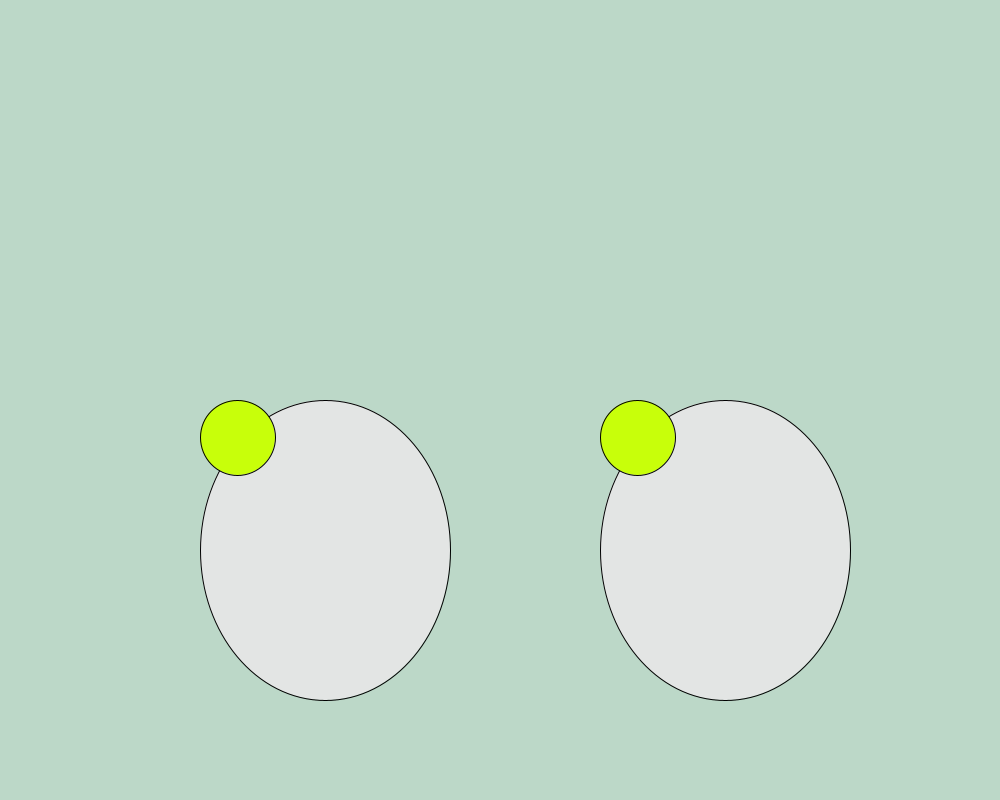
Frame 1 (no input)
Frame 60 (the mouse pressed at the canvas centre just before this capture): identical to frame 1, image omitted
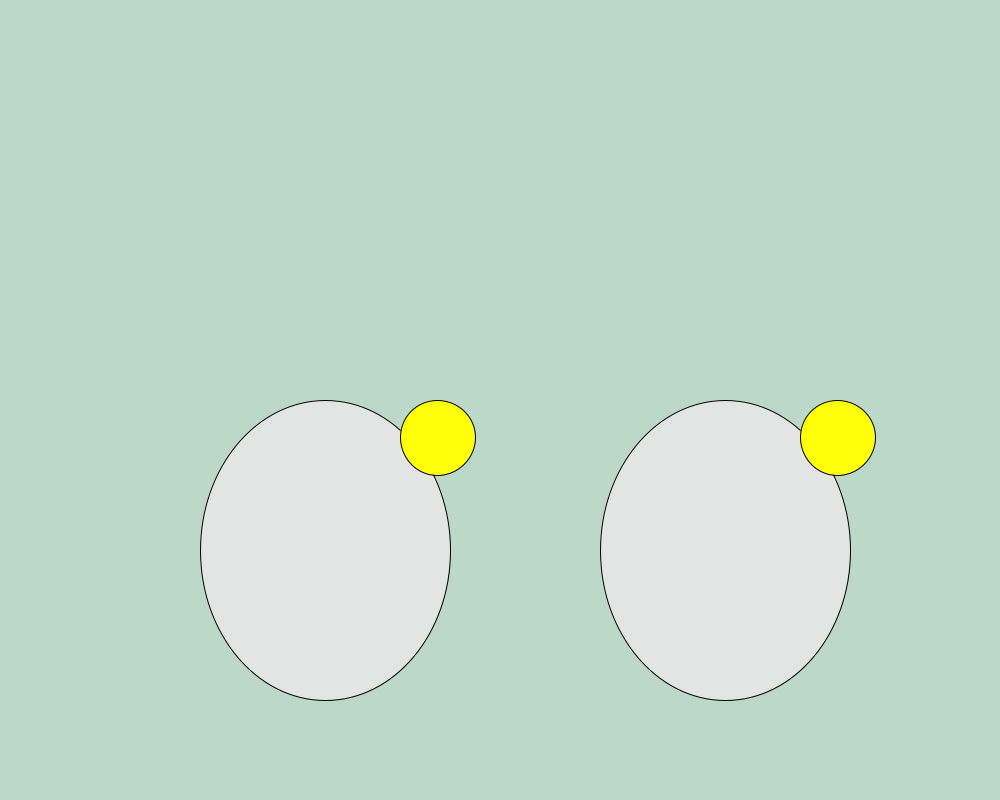
Frame 120 (the mouse held since frame 60 and released just before this capture)

The Processing sketch that drew these frames (run headless with seeded random() and noise(); from frame 60 on, the mouse is pressed at the canvas centre):

// Processing sketch: Zombie_Eyes
// ── Zombie_Eyes.pde
int distance = 400;
void setup(){
  size(1000,800);
  ellipseMode(LEFT);
}
void draw (){
   background(188,216,200);
   if(mouseX < 200){
    mouseX = 200;
  }
  if(mouseX > 400){
    mouseX = 400;
  }
   if(mouseY < 400){
    mouseY = 400;
  }
  if(mouseY > 630){
    mouseY = 630;
  }
  //irises
  fill(227,229,228);
  ellipse(200,400,250,300);
  ellipse(600,400,250,300);
  //pupils
  fill(mouseX,mouseY,10);
  ellipse(mouseX,mouseY,75,75);
  ellipse(mouseX+ distance,mouseY,75,75);
  
 
}
